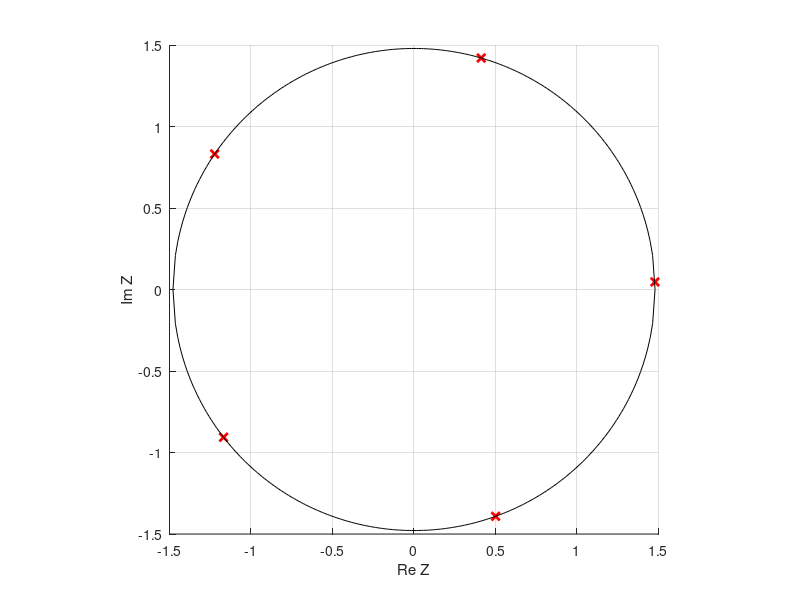

Source code (MATLAB):
% Oppgaver uke 4, oppg. 1:

x=input('Skriv inn real-verdien.');
y=input('Skriv inn imaginær-verdien.');
n=input('Skriv inn det komplekse tallets potensverdi');

% Finner R og thetha for å sette opp uttrykk i for-løkken
zn=(x + 1i*y)^(1/n);
r=abs(zn);
tetha=angle(zn);

% Oppsett av plot:

xlabel('Re Z')
ylabel('Im Z')
grid on
axis square
hold on


% Plotting av løsningen:

for k=0:(n-1)
    z = r * exp(1i * (1/n) * (tetha + k*2*pi))
    plot(real(z),imag(z),'rx','linewidth',2)
    hold on
end

% Plot av sirkel
xx = r * (-1:1e-2:1);
yy = sqrt(r^2 - xx.^2);
plot(xx,yy,'k-')
plot(xx,-yy,'k-')
axis square
